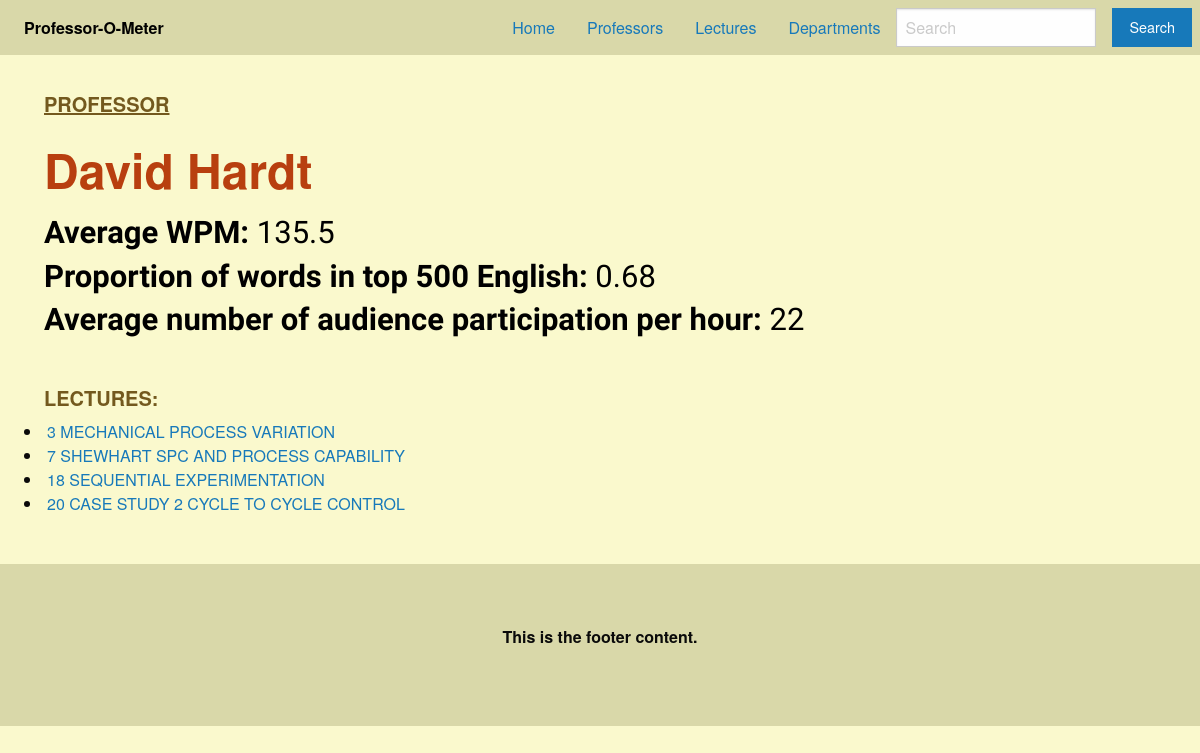
Screenshot of /prof/2 with the database file from the repository.
### tables this page shows
CREATE TABLE Professor(professor_id int primary key, professor text, speed int, vocabulary int, stu_interact int);

CREATE TABLE Lectures(Lecture_id int primary key, course_title text, lecture_title text, professor_id int, topic text, speed int, vocabulary int);

### app/__init__.py (the view)
@app.route("/prof/<prof_id>", methods=["GET"])
def prof_info(prof_id):
    prof_lectures = get_lectures_from_prof_id(prof_id)
    info = get_professor_info(prof_id)
    n=info[1] # Name
    s=info[2] # Speed
    v=info[3] # vocab
    i=info[4] # student interaction
    return render_template("prof_info.html", ID=prof_id, LECTURES=prof_lectures, SPEED=s, VOCAB=v, INTERACTION=i, NAME=n)

### app/db.py (called while the page is built)
def get_professor_info(ID):
    c = db.cursor()
    c.execute("select * from Professor where (professor_id = ?)", (ID,))
    data = c.fetchall()
    c.close()
    if data == None :
        return []
    return data[0]

def get_lectures_from_prof_id(ID):
    c = db.cursor()
    c.execute("select Lecture_id,lecture_title from Lectures where (professor_id = ?)", (ID,))
    data = c.fetchall()
    c.close()
    if data == None :
        return []
    Titles = [[Title[0], Title[1]] for Title in data]
    return Titles

### app/templates/prof_info.html (shortened to what this page needs)
<!DOCTYPE html>
<html lang="en">
<head>
    <link rel="stylesheet" href="https://cdn.jsdelivr.net/npm/foundation-sites@6.7.5/dist/css/foundation.min.css"
>
    <link rel="stylesheet" href="static/css/stylesheet.css">
</head>
<body>
    <nav id="navbar" class="top-bar" data-topbar role="navigation">
        <div id="navbar" class="top-bar-left">
            <ul id="navbar" class="dropdown menu" data-responsive-menu="drilldown medium-dropdown">
                <li id="menu-text" class="menu-text">Professor-O-Meter</li>
            </ul>
        </div>
        <div id="navbar" class="top-bar-right">
            <ul id="navbar" class="dropdown menu" data-responsive-menu="drilldown medium-dropdown">
                <li><a href="/">Home</a></li>
                <li><a href="/professor">Professors</a></li>
                <li><a href="/lecture">Lectures</a></li>
                <li><a href="/departments">Departments</a></li>
                <ul class="menu">
                    <li>
                        <form id="navbar" action="/result" class="search-form">
                            <input type="search" placeholder="Search" name="search">
                    </li>
                    <li><button id="search_button" type="submit" class="button">Search</button>
                    </li>
                </ul>
        </div>
    </nav>
    <div style="margin-left: 2vw">
        <h2><u>PROFESSOR</u></h2>
        <h1 id="prof_name">{{NAME}} <br></h1>
        <h3>
        <b>Average WPM:</b> {{SPEED}} <br>
        <b>Proportion of words in top 500 English:</b> {{VOCAB}} <br>
        <b>Average number of audience participation per hour:</b> {{INTERACTION}}<br>
        <h2>LECTURES:</h2>
        {% for lecture in LECTURES %}
        </h3>
        <li><a href={{ url_for( 'lecture_info' ,lecture_id=lecture[0])}}>
                {{lecture[1]}}
            </a></li>
        {% endfor %}
    </div>
    <br><br>
    <footer class="footer">
        <div class="grid-container">
            <div class="grid-x grid-padding-x">
                <div class="cell small-12">
                    <p>This is the footer content.</p>
                </div>
            </div>
        </div>
    </footer>
</body>
</html>

### app/static/css/stylesheet.css (style rules this page uses)
#navbar { background-color: #d9d8a9; align-items: center; }
#menu-text { color: black }
.footer { background-color: #d9d8a9; padding: 60px; text-align: center; font-weight: bold; }
h1 { font-weight: bold; padding-left: 20px; padding-top: 20px; }
h2 { padding-left: 20px; color: #73591e; font-weight: bold; }
h3 { padding-left: 20px; color: black; }
body { background-color: #faf9cd; }

### app/templates/prof_info.html (style rules this page uses)
#navbar { background-color: #d9d8a9; align-items: center; }
#menu-text { color: black }
.footer { background-color: #d9d8a9; padding: 60px; text-align: center; font-weight: bold; }
#prof_name { color: #b83f0f }
h1 { font-weight: bold; padding-left: 20px; padding-top: 10px; }
h2 { font-size: 20px; padding-top: 35px; padding-left: 20px; color: #73591e; font-weight: bold; }
h3 { font-family: Work Sans, sans-serif; padding-left: 20px; color: black; }
body { background-color: #faf9cd; }

### rows the page displays
Professor: professor "David Hardt", speed "135.5", vocabulary "0.68"
Lectures: lecture_title "3 MECHANICAL PROCESS VARIATION"
Lectures: lecture_title "7 SHEWHART SPC AND PROCESS CAPABILITY"
Lectures: lecture_title "18 SEQUENTIAL EXPERIMENTATION"
Lectures: lecture_title "20 CASE STUDY 2 CYCLE TO CYCLE CONTROL"

### other values shown
{{ INTERACTION }} "22"
